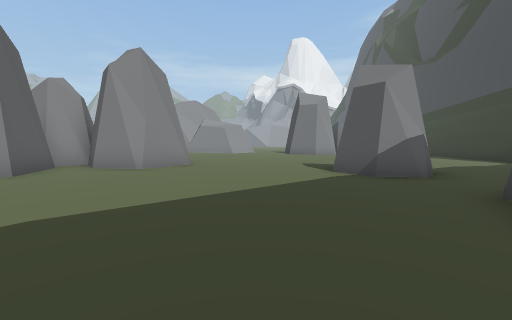
View 1 (above)

22 first-person views from a walk through a scene from a Unity 3-D project. The camera is 1.5 m above the floor, tilts 4° down and sees 90° across. The floor is counted in squares, 2 m on a side. Each view is taken from the middle of a square. On the plan, view 1 faces up. The plan holds only what a view shows up to about 9 squares ahead; the rest is blank. The place goes on beyond the plan. The player character is not drawn. Some animated figures are not drawn.

View 2
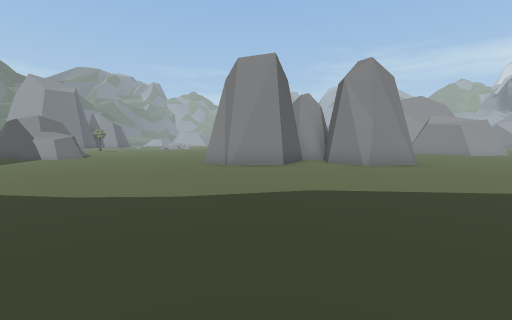

View 3
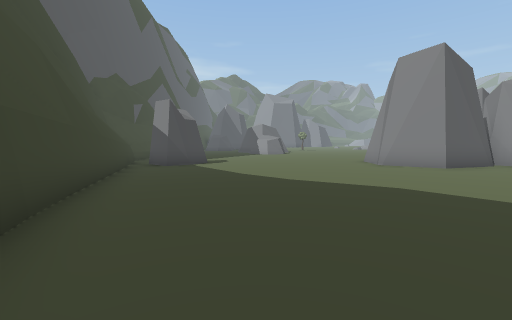

View 4
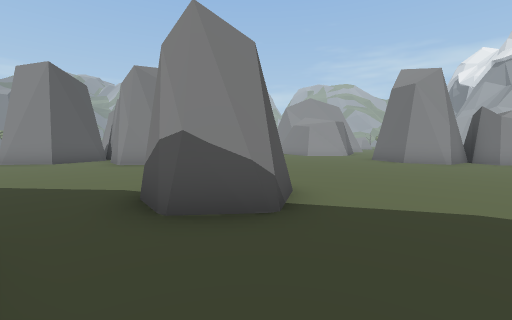

View 5
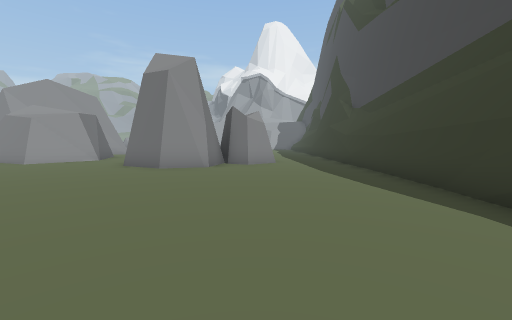

View 6
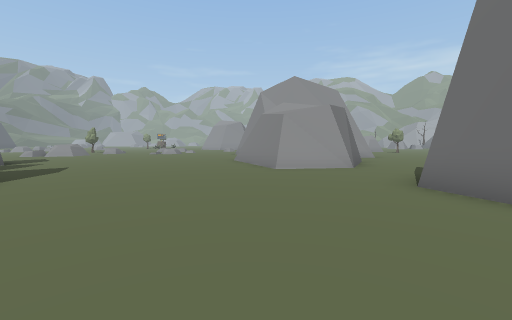

View 7
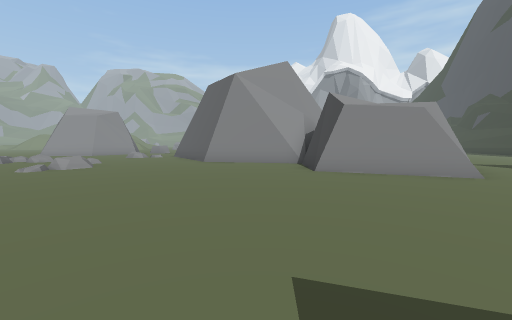

View 8
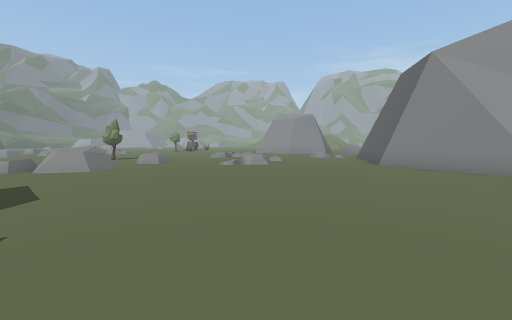

View 9
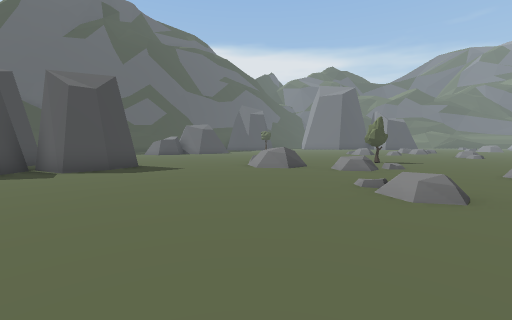

View 10
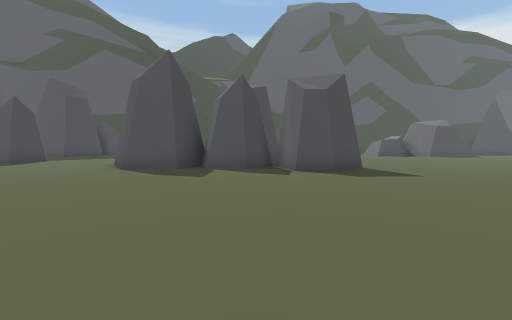

View 11
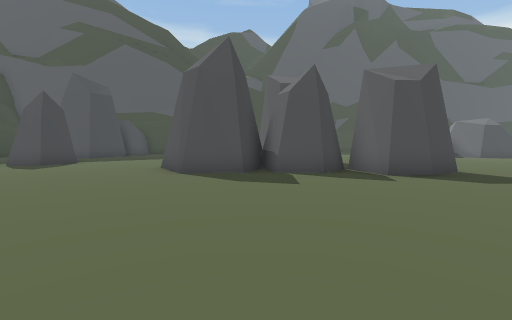

View 12
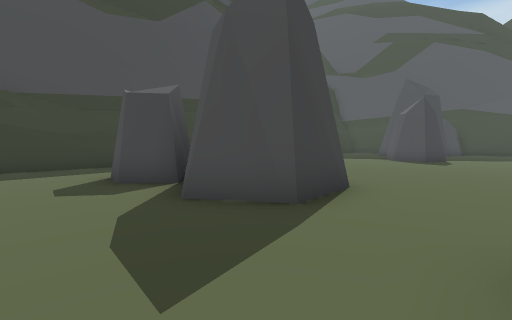

View 13
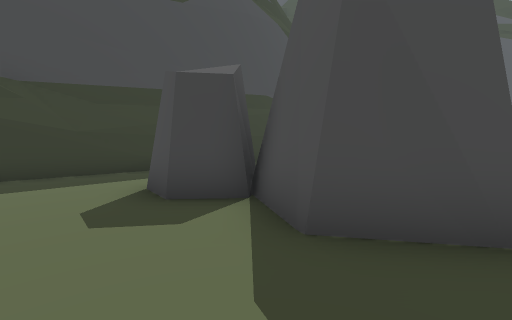

View 14
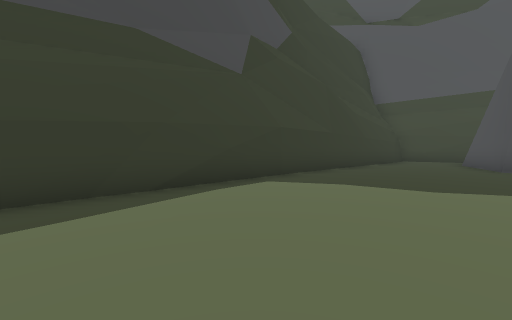

View 15
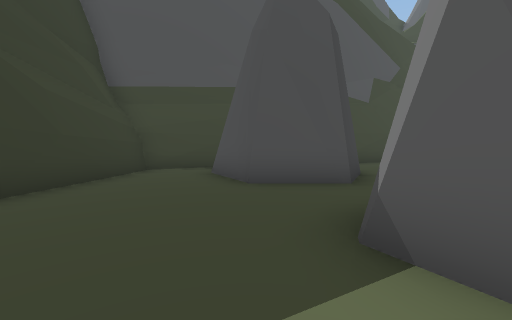

View 16
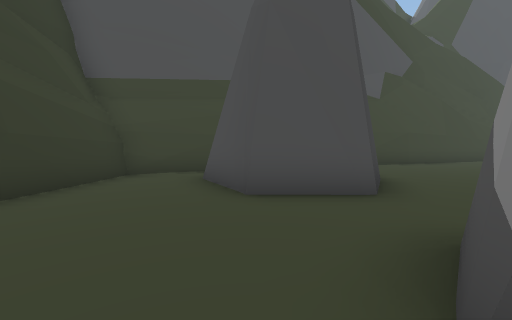

View 17
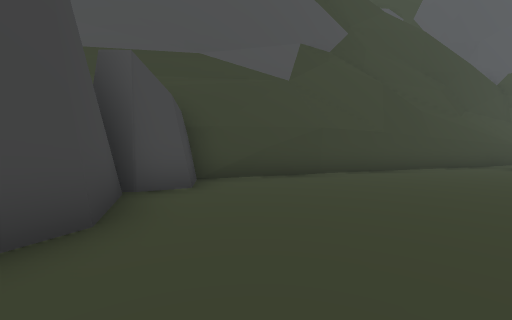

View 18
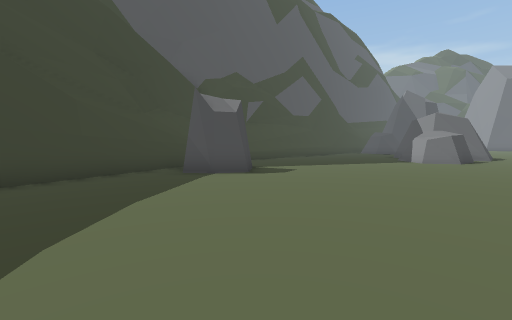

View 19
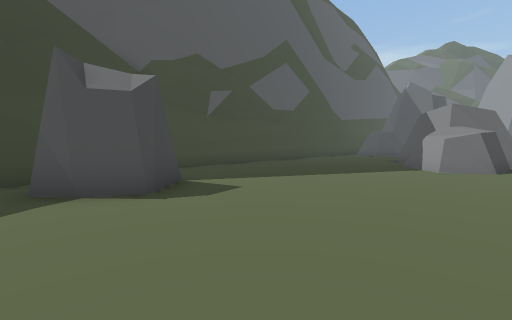

View 20
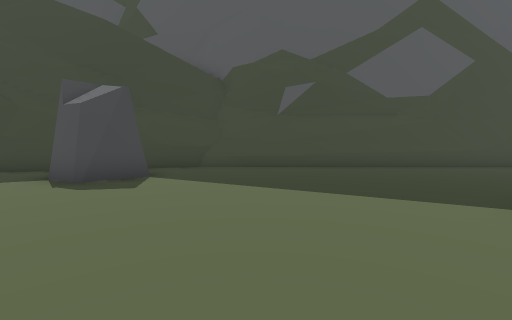

View 21
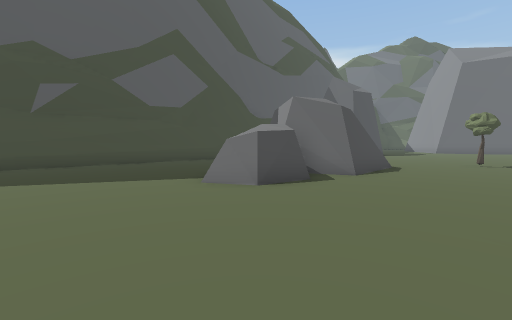

View 22
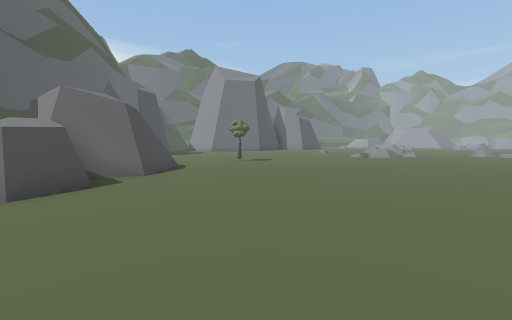

### Floor plan
Key: @ floor where view 1 was taken; # wall or solid block; . main floor; : floor 0.25 m higher than the main floor; + floor 0.5 m higher than the main floor; / step, stairs or slope; = window, fence, low wall or low ledge; T tree.
Columns run from 22 left of view 1 to 10 right of it. Each row starts with its distance up from view 1.
 19         +: ::::####  #::........#
 18    :::::::::::::::#  #::........#
 17    ::::::::=::::::#  #::.#.##...#
 16     :::::: :::::::####::#####...#
 15       ::/:::::::::::::::###.....#
 14        ::::::::::::::::.........#
 13   ..   :==:::::::::::::.........#
 12   ...   #=::::::::::::.........##
 11   ....  =:::::::::::::.........#
 10   ..... ..:::##::::............#
  9   ..........########...........#
  8   ..........  . ####...........#
  7   .........   . ####.....#.....#
  6   .........   ####......###....#
  5 ............    #..............#
  4 T...........   ##..............#
  3 .........................###..##
  2  ..###...................####.#
  1      ####................#  ..#
  0        #..............@..#  ###
 -1        .................##
 -2       .........#......###
 -3      .........##...####
 -4     ............####
 -5    ...........###
 -6   #############

Where each view was taken, in squares from view 1:
view 1: 0 up, 0 right, facing up
view 2: 1 down, 0 right, facing up-left
view 3: 0 up, 2 right, facing left
view 4: 4 up, 6 right, facing up-left
view 5: 7 up, 6 right, facing up
view 6: 10 up, 3 right, facing up-left
view 7: 10 up, 6 left, facing up
view 8: 11 up, 5 left, facing up-left
view 9: 18 up, 7 left, facing down-left
view 10: 17 up, 7 left, facing down
view 11: 16 up, 5 left, facing down
view 12: 19 up, 0 right, facing down-right
view 13: 19 up, 2 right, facing down-right
view 14: 12 up, 5 right, facing down-right
view 15: 8 up, 5 right, facing down
view 16: 7 up, 5 right, facing down
view 17: 4 up, 1 right, facing down
view 18: 3 up, 3 left, facing down-left
view 19: 2 up, 6 left, facing down-left
view 20: 3 up, 11 left, facing down
view 21: 5 up, 11 left, facing down-left
view 22: 5 up, 11 left, facing left
